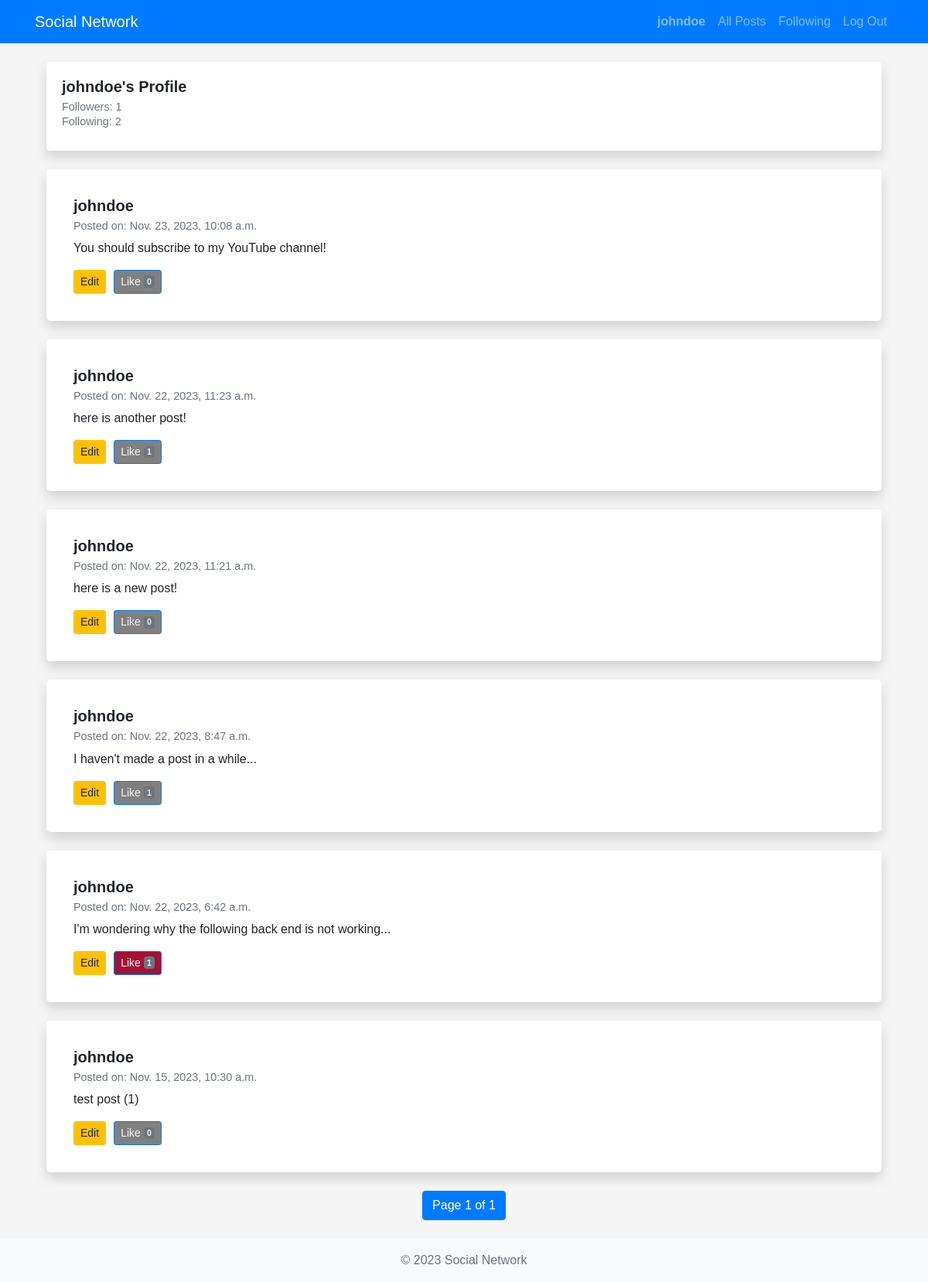
Page /profile/johndoe (signed in) on the committed database.
### network/models.py (models this page shows, shortened)
class User(AbstractUser):
    pass

class Post (models.Model):
    post = models.CharField(max_length=500)
    user = models.ForeignKey(User, on_delete=models.CASCADE, related_name="posts")
    timestamp = models.DateTimeField(auto_now_add=True)
    likes = models.ManyToManyField(User, blank=True, related_name="liked_posts")

### network/views.py (the view)
# urls.py: path("profile/<str:username>", views.profile, name="profile"),
def profile(request, username):
    user = User.objects.get(username=username)
    user_extended, created = UserExtended.objects.get_or_create(user=user)
    posts_list = Post.objects.filter(user=user).order_by('-timestamp')
    paginator = Paginator(posts_list, 10)  # Show 10 posts per page
    page_number = request.GET.get('page')
    posts = paginator.get_page(page_number)
    followers_count = user_extended.followers.count()
    following_count = user_extended.following.count()
    is_following = request.user in user_extended.followers.all()
    context = {
        'user_profile': user,
        'posts': posts,
        'followers': followers_count,
        'following': following_count,
        'is_following': is_following
    }
    return render(request, 'network/profile.html', context)

### network/templates/network/profile.html (shortened to what this page needs)
{% extends "network/layout.html" %}
{% block body %}
<div class="container mt-4">
    <div class="card mb-4 shadow">
        <div class="card-body">
            <h1 class="card-title">{{ user_profile.username }}'s Profile</h1>
            <h6 class="card-subtitle mb-2 text-muted">Followers: {{ followers }}</h6>
            <h6 class="card-subtitle mb-2 text-muted">Following: {{ following }}</h6>
        </div>
    </div>
    {% for post in posts %}
    <div class="post card shadow mb-4">
        <div class="card-body">
            <h5 class="card-title">{{ post.user.username }}</h5>
            <h6 class="card-subtitle mb-2 text-muted">Posted on: {{ post.timestamp }}</h6>
            <p id="post-content-{{ post.id }}" class="card-text">{{ post.post }}</p>
            <div class="button-group">
                {% if user == post.user %}
                    <button id="edit-button-{{ post.id }}" onclick="editPost('{{ post.id }}', this)" class="btn btn-warning btn-sm">Edit</button>
                {% endif %}
                <button id="like-btn-{{ post.id }}" type="button" class="btn btn-outline-primary btn-sm {% if request.user in post.likes.all %}liked{% else %}unliked{% endif %}" onclick="toggleLike('{{ post.id }}')" data-liked="{% if request.user in post.likes.all %}true{% else %}false{% endif %}">
                    Like <span class="badge bg-secondary">{{ post.likes.count }}</span>
                </button>
            </div>
        </div>
    </div>
    {% endfor %}
    <nav aria-label="Page navigation">
        <ul class="pagination justify-content-center">
            <li class="page-item active">
                <span class="page-link">
                    Page {{ posts.number }} of {{ posts.paginator.num_pages }}
                </span>
            </li>
        </ul>
    </nav>
</div>
{% endblock %}

### network/templates/network/layout.html (shortened to what this page needs)
{% load static %}
<!DOCTYPE html>
<html lang="en">
<head>
    <link rel="stylesheet" href="https://stackpath.bootstrapcdn.com/bootstrap/4.4.1/css/bootstrap.min.css" />
    <link href="{% static 'network/styles.css' %}" rel="stylesheet" />
</head>
<body>
    <nav class="navbar navbar-expand-lg navbar-dark bg-primary">
        <div class="container">
            <a class="navbar-brand" href="{% url 'index' %}">Social Network</a>
            <div class="collapse navbar-collapse" id="navbarNav">
                <ul class="navbar-nav ml-auto">
                    {% if user.is_authenticated %}
                    <li class="nav-item">
                        <a class="nav-link" href="{% url 'profile' username=user.username %}"><strong>{{ user.username }}</strong></a>
                    </li>
                    {% endif %}
                    <li class="nav-item">
                        <a class="nav-link" href="{% url 'all_posts' %}">All Posts</a>
                    </li>
                    {% if user.is_authenticated %}
                    <li class="nav-item">
                        <a class="nav-link" href="{% url 'following' %}">Following</a>
                    </li>
                    <li class="nav-item">
                        <a class="nav-link" href="{% url 'logout' %}">Log Out</a>
                    </li>
                    {% endif %}
                </ul>
            </div>
        </div>
    </nav>
    <div class="container mt-4">
        {% block body %} {% endblock %}
    </div>
    <footer class="footer bg-light mt-4 py-3">
        <div class="container text-center">
            <span class="text-muted">© 2023 Social Network</span>
        </div>
    </footer>
</body>
</html>

### network/static/network/styles.css (style rules this page uses)
* { margin: 0; padding: 0; box-sizing: border-box; }
html { overflow-x: hidden; }
body { font-family: Arial, sans-serif; font-weight: 400; overflow-x: hidden; background-color: #f5f5f5; }
.post { background-color: #fff; border-radius: 5px; padding: 15px; }
.card { border: none; }
.card-body { padding: 20px; }
.card-title { font-size: 1.25rem; font-weight: bold; }
.card-subtitle { font-size: 0.9rem; }
.card-text { font-size: 1rem; }
.unliked { background-color: grey; color: whitesmoke; }
.liked { background-color: #a41034; color: whitesmoke; }
.button-group { display: flex; align-items: center; gap: 10px; }

### rows in the picture
User: username "johndoe"
Post: user.username "johndoe", timestamp "Nov. 23, 2023, 10:08 a.m.", post "You should subscribe to my YouTube channel!", likes.count "0"
Post: user.username "johndoe", timestamp "Nov. 22, 2023, 11:23 a.m.", post "here is another post!", likes.count "1"
Post: user.username "johndoe", timestamp "Nov. 22, 2023, 11:21 a.m.", post "here is a new post!", likes.count "0"
Post: user.username "johndoe", timestamp "Nov. 22, 2023, 8:47 a.m.", post "I haven't made a post in a while...", likes.count "1"
Post: user.username "johndoe", timestamp "Nov. 22, 2023, 6:42 a.m.", post "I'm wondering why the following back end is not working...", likes.count "1"
Post: user.username "johndoe", timestamp "Nov. 15, 2023, 10:30 a.m.", post "test post (1)", likes.count "0"

### other values in the picture
{{ followers }} "1"
{{ following }} "2"
{{ posts.number }} "1"
{{ posts.paginator.num_pages }} "1"
